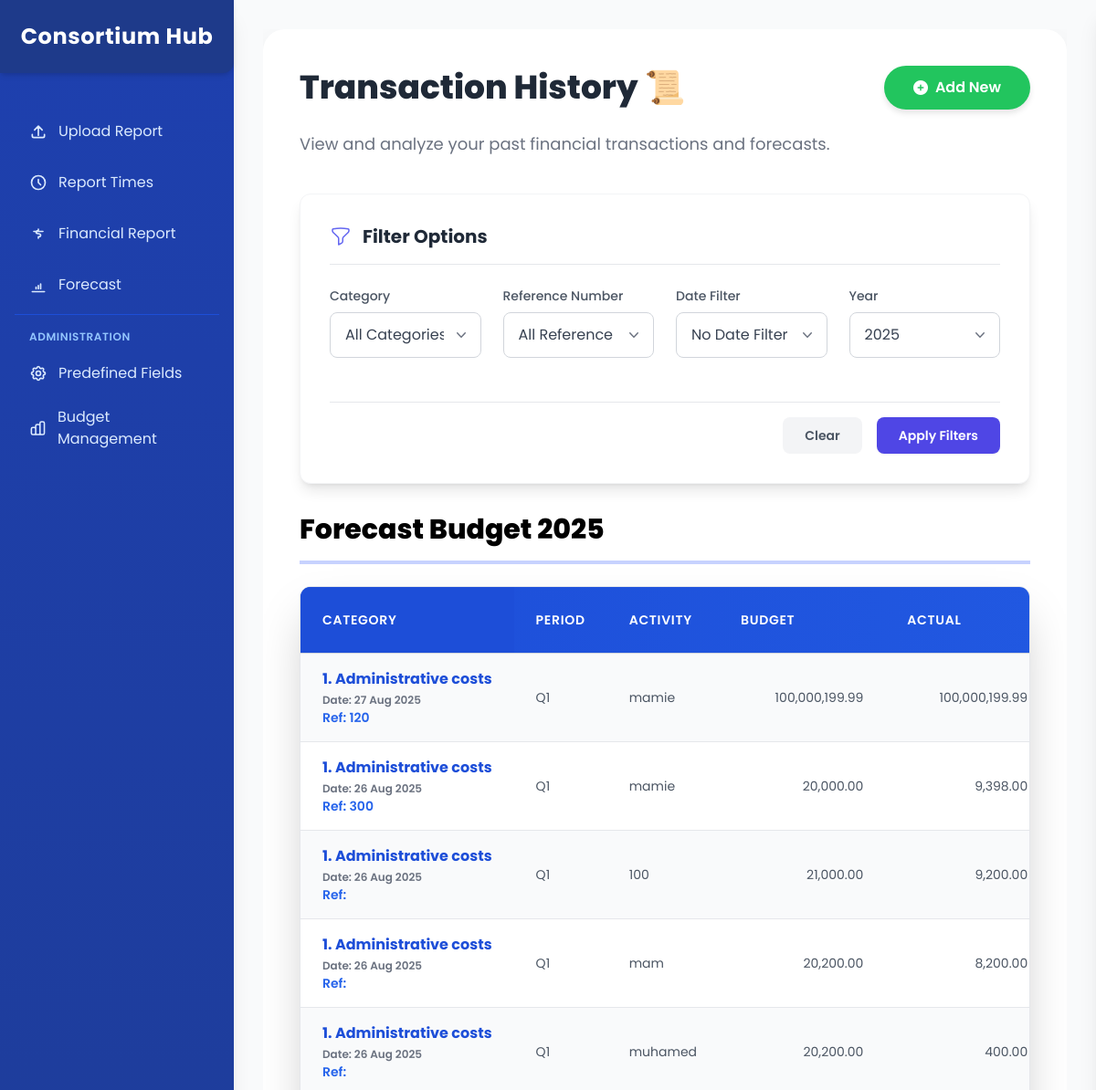
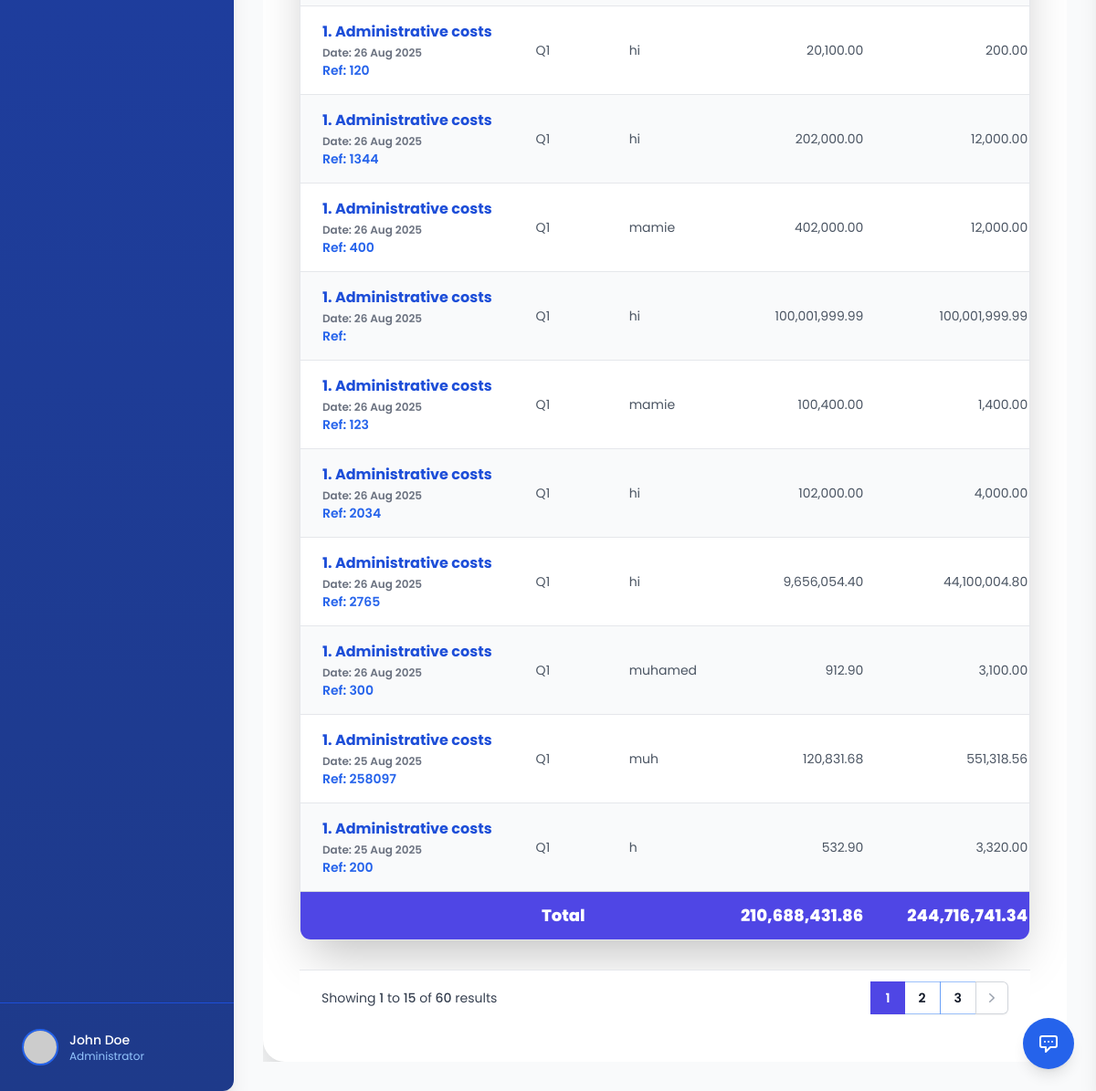
/history.php (signed in), run on an earlier commit of the app's database (2 pictures, top to bottom).
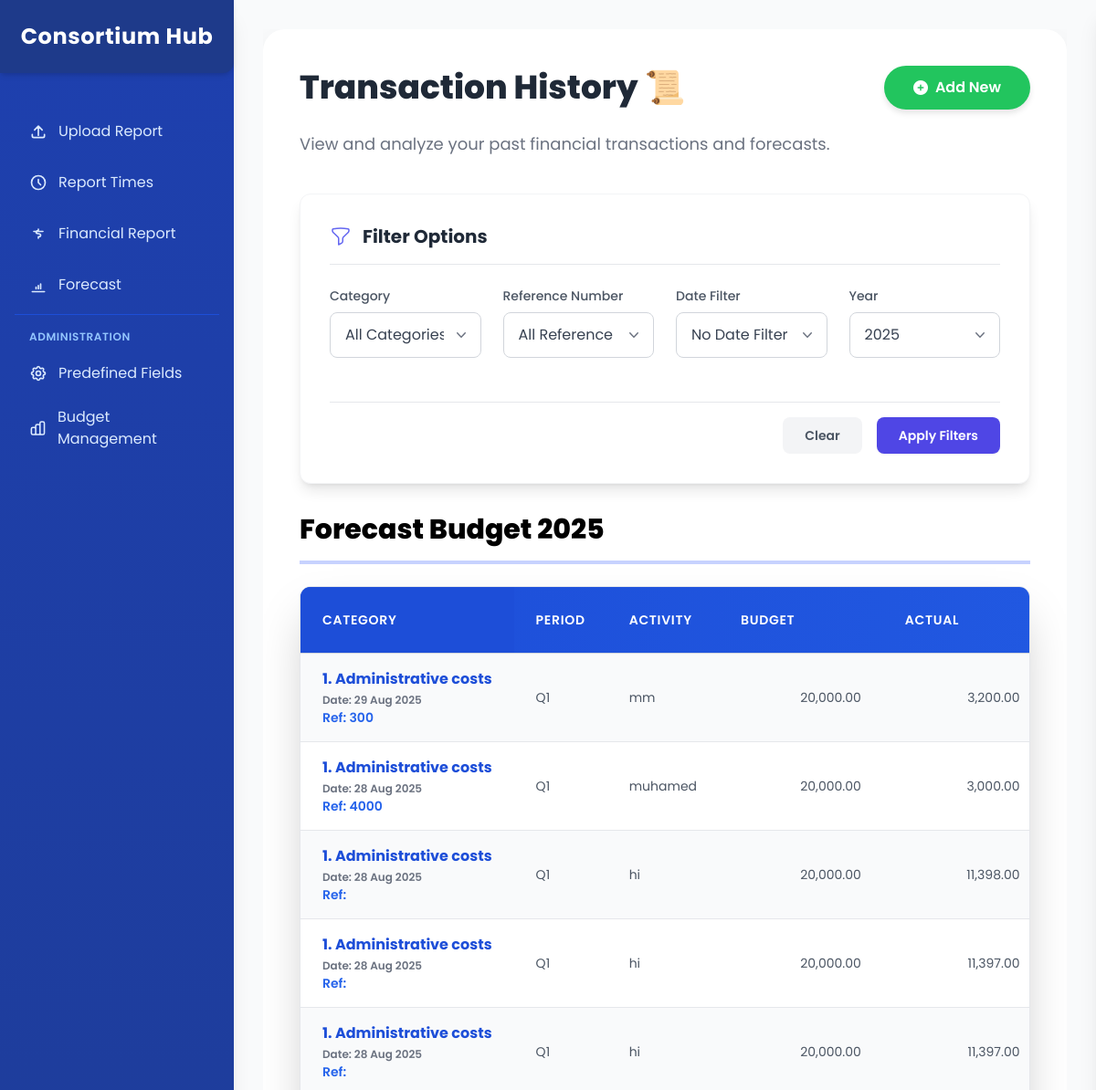
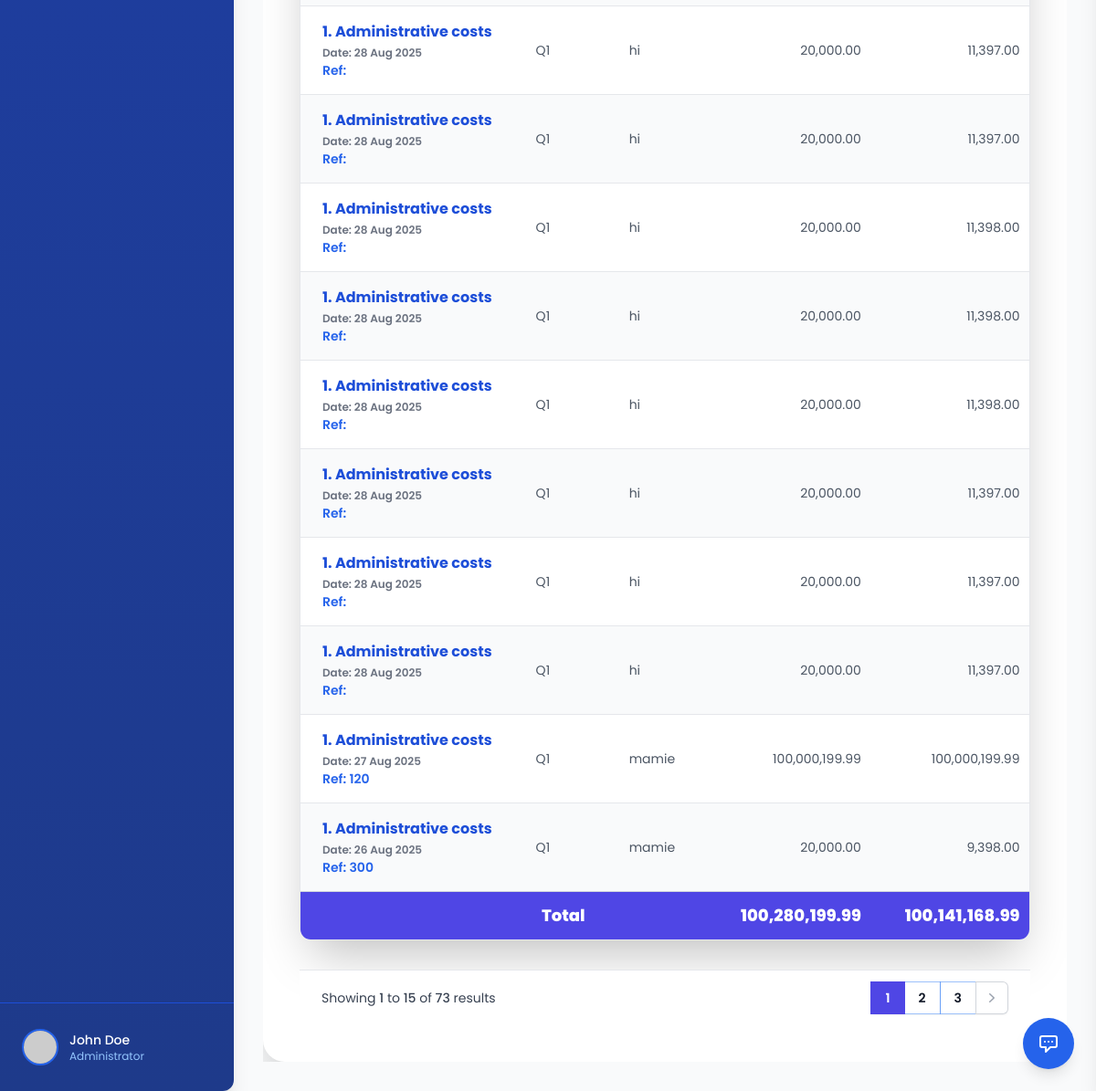
And on a later commit of the database (2 pictures, top to bottom).
### tables this page shows
CREATE TABLE `budget_preview` (
  `PreviewID` int(11) NOT NULL,
  `BudgetHeading` varchar(255) DEFAULT NULL,
  `Outcome` varchar(255) DEFAULT NULL,
  `Activity` varchar(255) DEFAULT NULL,
  `BudgetLine` varchar(255) DEFAULT NULL,
  `Description` text DEFAULT NULL,
  `Partner` varchar(255) DEFAULT NULL,
  `EntryDate` date DEFAULT NULL,
  `Amount` decimal(18,2) DEFAULT NULL,
  `PVNumber` varchar(50) DEFAULT NULL,
  `Documents` varchar(255) DEFAULT NULL,
  `DocumentPaths` text DEFAULT NULL,
  `DocumentTypes` varchar(500) DEFAULT NULL,
  `OriginalNames` varchar(500) DEFAULT NULL,
  `QuarterPeriod` varchar(10) DEFAULT NULL,
  `CategoryName` varchar(255) DEFAULT NULL,
  `OriginalBudget` decimal(18,2) DEFAULT NULL,
  `RemainingBudget` decimal(18,2) DEFAULT NULL,
  `ActualSpent` decimal(18,2) DEFAULT NULL,
  `VariancePercentage` decimal(5,2) DEFAULT NULL,
  `CreatedAt` timestamp NOT NULL DEFAULT current_timestamp(),
  `UpdatedAt` timestamp NOT NULL DEFAULT current_timestamp() ON UPDATE current_timestamp(),
  `cluster` varchar(255) DEFAULT NULL,
  `budget_id` int(11) DEFAULT NULL,
  `ForecastAmount` decimal(18,2) DEFAULT NULL,
  `COMMENTS` varchar(255) DEFAULT NULL,
  `ACCEPTANCE` varchar(255) DEFAULT NULL
);

### history.php (the view, shortened to what the changed rows need)
<?php
include 'header.php';
include 'setup_database.php';
$currentYear = date('Y');
$selectedYear = isset($_GET['year']) ? intval($_GET['year']) : $currentYear;
$recordsPerPage = 15;
$currentPage = isset($_GET['page']) ? intval($_GET['page']) : 1;
$offset = ($currentPage - 1) * $recordsPerPage;
$selectedCategory = isset($_GET['category']) ? $_GET['category'] : '';
$selectedPV = isset($_GET['pv']) ? $_GET['pv'] : '';
$selectedDateFilter = isset($_GET['date_filter']) ? $_GET['date_filter'] : '';
$selectedDate = isset($_GET['filter_date']) ? $_GET['filter_date'] : '';
$selectedStartDate = isset($_GET['start_date']) ? $_GET['start_date'] : '';
$selectedEndDate = isset($_GET['end_date']) ? $_GET['end_date'] : '';
$totalBudget = 0;
$totalActual = 0;
$whereConditions = ["YEAR(bp.EntryDate) = ?"];
$params = [$selectedYear];
$paramTypes = "i";
$whereClause = implode(" AND ", $whereConditions);
$countQuery = "SELECT COUNT(*) as total FROM budget_preview bp WHERE " . $whereClause;
$countStmt = $conn->prepare($countQuery);
if (!empty($params)) {
    $countStmt->bind_param($paramTypes, ...$params);
}
$countStmt->execute();
$countResult = $countStmt->get_result();
$totalRecords = $countResult->fetch_assoc()['total'];
$totalPages = ceil($totalRecords / $recordsPerPage);
$transactionsQuery = "SELECT
    bp.PreviewID,
    bp.BudgetHeading,
    bp.Description as Activity,
    bp.Partner,
    bp.EntryDate,
    bp.Amount,
    bp.PVNumber,
    bp.QuarterPeriod,
    bp.CategoryName,
    bp.OriginalBudget,
    bp.RemainingBudget,
    bp.ActualSpent,
    bp.ForecastAmount,
    bp.VariancePercentage,
    bp.ACCEPTANCE,
    bp.COMMENTS,
    YEAR(bp.EntryDate) as TransactionYear,
    bp.DocumentPaths,
    bp.DocumentTypes,
    bp.OriginalNames
FROM budget_preview bp
WHERE " . $whereClause . "
ORDER BY bp.EntryDate DESC, bp.PreviewID DESC
LIMIT ? OFFSET ?";
$paramsWithPagination = array_merge($params, [$recordsPerPage, $offset]);
$paramTypesWithPagination = $paramTypes . "ii";
$stmt = $conn->prepare($transactionsQuery);
$stmt->bind_param($paramTypesWithPagination, ...$paramsWithPagination);
$stmt->execute();
$transactionsResult = $stmt->get_result();
$transactions = [];
while ($row = $transactionsResult->fetch_assoc()) {
    $transactions[] = $row;
    $totalBudget += $row['OriginalBudget'] ?? 0;
    $totalActual += $row['ActualSpent'] ?? 0;
}
?>
<!DOCTYPE html>
<html lang="en">
<head>
    <script src="https://cdn.tailwindcss.com"></script>
    <link rel="stylesheet" href="https://cdnjs.cloudflare.com/ajax/libs/font-awesome/6.4.0/css/all.min.css">
</head>
<body>
<div class="main-content-flex">
    <div class="content-container">
        <div id="historySection" class="bg-white p-10 rounded-3xl shadow-2xl w-full mx-auto card-hover animate-fadeIn">
            <div class="table-container rounded-xl shadow-2xl border border-gray-200 bg-white">
                <table class="min-w-full divide-y divide-gray-300 financial-table">
                    <thead class="table-header">
                        <tr>
                            <th scope="col" class="px-6 py-4 text-left text-sm font-bold uppercase tracking-wider sticky left-0 bg-gradient-to-r from-indigo-500 to-blue-600">Category</th>
                            <th scope="col" class="px-6 py-4 text-left text-sm font-bold uppercase tracking-wider">Period</th>
                            <th scope="col" class="px-6 py-4 text-left text-sm font-bold uppercase tracking-wider">Activity</th>
                            <th scope="col" class="px-6 py-4 text-right text-sm font-bold uppercase tracking-wider">Budget</th>
                            <th scope="col" class="px-6 py-4 text-right text-sm font-bold uppercase tracking-wider">Actual</th>
                        </tr>
                    </thead>
                    <tbody id="transactionTableBody" class="table-body divide-y divide-gray-200">
                        <?php if (empty($transactions)): ?>
                            <tr>
                                <td colspan="11" class="px-6 py-8 text-center text-gray-500">
                                    <i class="fas fa-inbox text-3xl mb-2"></i>
                                    <p class="text-lg font-medium">No transactions found for <?php echo $selectedYear; ?></p>
                                    <p class="text-sm">Try selecting a different year or add some transactions.</p>
                                </td>
                            </tr>
                        <?php else: ?>
                            <?php foreach ($transactions as $transaction): ?>
    <?php
        $categoryDisplay = $transaction['CategoryName'] ?? 'N/A';
        $quarterDisplay = $transaction['QuarterPeriod'] ?? 'N/A';
        $pvNumber = $transaction['PVNumber'] ?? 'N/A';
        $formattedDate = !empty($transaction['EntryDate']) ? date('d M Y', strtotime($transaction['EntryDate'])) : 'N/A';
        $actual = $transaction['ActualSpent'] ?? 0;
    ?>
    <tr class="transaction-row"
        data-category="<?php echo htmlspecialchars($categoryDisplay); ?>"
        data-quarter="<?php echo htmlspecialchars($quarterDisplay); ?>"
        data-date="<?php echo htmlspecialchars($transaction['EntryDate']); ?>"
        data-pv="<?php echo htmlspecialchars($pvNumber); ?>"
        data-year="<?php echo $transaction['TransactionYear']; ?>">
        <td class="px-6 py-4 whitespace-nowrap text-sm font-semibold text-gray-900">
            <span class="category-name text-base"><?php echo htmlspecialchars($categoryDisplay); ?></span><br />
            <span class="text-xs text-gray-500">Date: <?php echo $formattedDate; ?></span><br />
            <?php if ($pvNumber !== 'N/A'): ?>
                <a href="transaction_detail.php?id=<?php echo $transaction['PreviewID']; ?>"
                   class="text-sm text-blue-600 font-semibold hover:text-blue-800 hover:underline cursor-pointer transition-colors duration-200">
                    Ref: <?php echo htmlspecialchars($pvNumber); ?>
                </a>
            <?php else: ?>
                <span class="text-sm text-gray-500 font-semibold">Ref: N/A</span>
            <?php endif; ?>
        </td>
        <td class="px-6 py-4 whitespace-nowrap text-sm text-gray-700">
            <?php echo htmlspecialchars($quarterDisplay); ?>
        </td>
        <td class="px-6 py-4 whitespace-nowrap text-sm text-gray-700">
            <?php echo htmlspecialchars($transaction['Activity'] ?? 'N/A'); ?>
        </td>
        <td class="px-6 py-4 whitespace-nowrap text-sm text-gray-700 text-right">
          <?php echo number_format($transaction['OriginalBudget'] ?? 0, 2); ?>
        </td>
        <td class="px-6 py-4 whitespace-nowrap text-sm text-gray-700 text-right">
          <?php echo number_format($actual, 2); ?>
        </td>
    </tr>
<?php endforeach; ?>
                        <?php endif; ?>
                    </tbody>
                    <tfoot>
                        <tr class="grand-total">
                            <td class="px-6 py-3 whitespace-nowrap grand-total-cell-bg rounded-bl-lg"></td>
                            <td class="px-6 py-3 whitespace-nowrap grand-total-cell-bg text-right text-lg font-bold text-white">Total</td>
                            <td class="px-6 py-3 whitespace-nowrap text-right grand-total-cell-bg text-lg font-bold text-white"></td>
                            <td class="px-6 py-3 whitespace-nowrap text-right grand-total-cell-bg text-lg font-bold text-white"><?php echo number_format($totalBudget, 2); ?></td>
                            <td class="px-6 py-3 whitespace-nowrap text-right grand-total-cell-bg text-lg font-bold text-white"><?php echo number_format($totalActual, 2); ?></td>
                        </tr>
                    </tfoot>
                </table>
            </div>
            <?php if ($totalPages > 1): ?>
            <div class="mt-8 flex items-center justify-between border-t border-gray-200 bg-white px-4 py-3 sm:px-6 rounded-b-xl">
                <div class="hidden sm:flex sm:flex-1 sm:items-center sm:justify-between">
                    <div>
                        <p class="text-sm text-gray-700">
                            Showing <span class="font-medium"><?php echo (($currentPage - 1) * $recordsPerPage) + 1; ?></span> to <span class="font-medium"><?php echo min($currentPage * $recordsPerPage, $totalRecords); ?></span> of <span class="font-medium"><?php echo $totalRecords; ?></span> results
                        </p>
                    </div>
                    <div>
                        <nav class="isolate inline-flex -space-x-px rounded-md shadow-sm" aria-label="Pagination">
                            <?php for ($i = max(1, $currentPage - 2); $i <= min($totalPages, $currentPage + 2); $i++): ?>
                                <?php if ($i == $currentPage): ?>
                                    <span class="relative z-10 inline-flex items-center bg-indigo-600 px-4 py-2 text-sm font-semibold text-white focus:z-20 focus-visible:outline focus-visible:outline-2 focus-visible:outline-offset-2 focus-visible:outline-indigo-600"><?php echo $i; ?></span>
                                <?php else: ?>
                                    <a href="?page=<?php echo $i; ?>&year=<?php echo $selectedYear; ?><?php echo !empty($selectedCategory) ? '&category=' . urlencode($selectedCategory) : ''; ?><?php echo !empty($selectedPV) ? '&pv=' . urlencode($selectedPV) : ''; ?><?php echo !empty($selectedDateFilter) ? '&date_filter=' . urlencode($selectedDateFilter) : ''; ?><?php echo !empty($selectedDate) ? '&filter_date=' . urlencode($selectedDate) : ''; ?><?php echo !empty($selectedStartDate) ? '&start_date=' . urlencode($selectedStartDate) : ''; ?><?php echo !empty($selectedEndDate) ? '&end_date=' . urlencode($selectedEndDate) : ''; ?>" class="relative inline-flex items-center px-4 py-2 text-sm font-semibold text-gray-900 ring-1 ring-inset ring-gray-3300 hover:bg-gray-50 focus:z-20 focus:outline-offset-0"><?php echo $i; ?></a>
                                <?php endif; ?>
                            <?php endfor; ?>
                            <?php if ($currentPage < $totalPages): ?>
                                <a href="?page=<?php echo $currentPage + 1; ?>&year=<?php echo $selectedYear; ?><?php echo !empty($selectedCategory) ? '&category=' . urlencode($selectedCategory) : ''; ?><?php echo !empty($selectedPV) ? '&pv=' . urlencode($selectedPV) : ''; ?><?php echo !empty($selectedDateFilter) ? '&date_filter=' . urlencode($selectedDateFilter) : ''; ?><?php echo !empty($selectedDate) ? '&filter_date=' . urlencode($selectedDate) : ''; ?><?php echo !empty($selectedStartDate) ? '&start_date=' . urlencode($selectedStartDate) : ''; ?><?php echo !empty($selectedEndDate) ? '&end_date=' . urlencode($selectedEndDate) : ''; ?>" class="relative inline-flex items-center rounded-r-md px-2 py-2 text-gray-400 ring-1 ring-inset ring-gray-300 hover:bg-gray-50 focus:z-20 focus:outline-offset-0">
                                    <svg class="h-5 w-5" viewBox="0 0 20 20" fill="currentColor" aria-hidden="true">
                                        <path fill-rule="evenodd" d="M7.21 14.77a.75.75 0 01.02-1.06L11.168 10 7.23 6.29a.75.75 0 111.04-1.08l4.5 4.25a.75.75 0 010 1.08l-4.5 4.25a.75.75 0 01-1.06-.02z" clip-rule="evenodd" />
                                    </svg>
                                </a>
                            <?php endif; ?>
                        </nav>
                    </div>
                </div>
            </div>
            <?php endif; ?>
        </div>
    </div>
</div>
</body>
</html>

What changed in the data, as far as the page shows it:
no longer on this page (row unchanged): budget_preview: CategoryName "1. Administrative costs", EntryDate "26 Aug 2025", QuarterPeriod "Q1", Description "100", OriginalBudget "21,000.00", ActualSpent "9,200.00"
no longer on this page (row unchanged): budget_preview: CategoryName "1. Administrative costs", EntryDate "26 Aug 2025", QuarterPeriod "Q1", Description "mam", OriginalBudget "20,200.00", ActualSpent "8,200.00"
no longer on this page (row unchanged): budget_preview: CategoryName "1. Administrative costs", EntryDate "26 Aug 2025", QuarterPeriod "Q1", Description "muhamed", OriginalBudget "20,200.00", ActualSpent "400.00"
no longer on this page (row unchanged): budget_preview: CategoryName "1. Administrative costs", EntryDate "26 Aug 2025", PVNumber "120", QuarterPeriod "Q1", Description "hi", OriginalBudget "20,100.00", ActualSpent "200.00"
no longer on this page (row unchanged): budget_preview: CategoryName "1. Administrative costs", EntryDate "26 Aug 2025", PVNumber "1344", QuarterPeriod "Q1", Description "hi", OriginalBudget "202,000.00", ActualSpent "12,000.00"
no longer on this page (row unchanged): budget_preview: CategoryName "1. Administrative costs", EntryDate "26 Aug 2025", PVNumber "400", QuarterPeriod "Q1", Description "mamie", OriginalBudget "402,000.00", ActualSpent "12,000.00"
no longer on this page (row unchanged): budget_preview: CategoryName "1. Administrative costs", EntryDate "26 Aug 2025", QuarterPeriod "Q1", Description "hi", OriginalBudget "100,001,999.99", ActualSpent "100,001,999.99"
no longer on this page (row unchanged): budget_preview: CategoryName "1. Administrative costs", EntryDate "26 Aug 2025", PVNumber "123", QuarterPeriod "Q1", Description "mamie", OriginalBudget "100,400.00", ActualSpent "1,400.00"
no longer on this page (row unchanged): budget_preview: CategoryName "1. Administrative costs", EntryDate "26 Aug 2025", PVNumber "2034", QuarterPeriod "Q1", Description "hi", OriginalBudget "102,000.00", ActualSpent "4,000.00"
no longer on this page (row unchanged): budget_preview: CategoryName "1. Administrative costs", EntryDate "26 Aug 2025", PVNumber "2765", QuarterPeriod "Q1", Description "hi", OriginalBudget "9,656,054.40", ActualSpent "44,100,004.80"
no longer on this page (row unchanged): budget_preview: CategoryName "1. Administrative costs", EntryDate "26 Aug 2025", PVNumber "300", QuarterPeriod "Q1", Description "muhamed", OriginalBudget "912.90", ActualSpent "3,100.00"
no longer on this page (row unchanged): budget_preview: CategoryName "1. Administrative costs", EntryDate "25 Aug 2025", PVNumber "258097", QuarterPeriod "Q1", Description "muh", OriginalBudget "120,831.68", ActualSpent "551,318.56"
no longer on this page (row unchanged): budget_preview: CategoryName "1. Administrative costs", EntryDate "25 Aug 2025", PVNumber "200", QuarterPeriod "Q1", Description "h", OriginalBudget "532.90", ActualSpent "3,320.00"
added budget_preview: CategoryName "1. Administrative costs", EntryDate "29 Aug 2025", PVNumber "300", QuarterPeriod "Q1", Description "mm", OriginalBudget "20,000.00", ActualSpent "3,200.00"
added budget_preview: CategoryName "1. Administrative costs", EntryDate "28 Aug 2025", PVNumber "4000", QuarterPeriod "Q1", Description "muhamed", OriginalBudget "20,000.00", ActualSpent "3,000.00"
added budget_preview: CategoryName "1. Administrative costs", EntryDate "28 Aug 2025", QuarterPeriod "Q1", Description "hi", OriginalBudget "20,000.00", ActualSpent "11,398.00"
added budget_preview: CategoryName "1. Administrative costs", EntryDate "28 Aug 2025", QuarterPeriod "Q1", Description "hi", OriginalBudget "20,000.00", ActualSpent "11,397.00"
added budget_preview: CategoryName "1. Administrative costs", EntryDate "28 Aug 2025", QuarterPeriod "Q1", Description "hi", OriginalBudget "20,000.00", ActualSpent "11,397.00"
added budget_preview: CategoryName "1. Administrative costs", EntryDate "28 Aug 2025", QuarterPeriod "Q1", Description "hi", OriginalBudget "20,000.00", ActualSpent "11,397.00"
added budget_preview: CategoryName "1. Administrative costs", EntryDate "28 Aug 2025", QuarterPeriod "Q1", Description "hi", OriginalBudget "20,000.00", ActualSpent "11,397.00"
added budget_preview: CategoryName "1. Administrative costs", EntryDate "28 Aug 2025", QuarterPeriod "Q1", Description "hi", OriginalBudget "20,000.00", ActualSpent "11,398.00"
added budget_preview: CategoryName "1. Administrative costs", EntryDate "28 Aug 2025", QuarterPeriod "Q1", Description "hi", OriginalBudget "20,000.00", ActualSpent "11,398.00"
added budget_preview: CategoryName "1. Administrative costs", EntryDate "28 Aug 2025", QuarterPeriod "Q1", Description "hi", OriginalBudget "20,000.00", ActualSpent "11,398.00"
added budget_preview: CategoryName "1. Administrative costs", EntryDate "28 Aug 2025", QuarterPeriod "Q1", Description "hi", OriginalBudget "20,000.00", ActualSpent "11,397.00"
added budget_preview: CategoryName "1. Administrative costs", EntryDate "28 Aug 2025", QuarterPeriod "Q1", Description "hi", OriginalBudget "20,000.00", ActualSpent "11,397.00"
added budget_preview: CategoryName "1. Administrative costs", EntryDate "28 Aug 2025", QuarterPeriod "Q1", Description "hi", OriginalBudget "20,000.00", ActualSpent "11,397.00"
Also different on the page:
$totalBudget: "210,688,431.86" → "100,280,199.99"
$totalActual: "244,716,741.34" → "100,141,168.99"
$totalRecords: "60" → "73"
